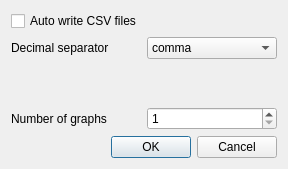
<?xml version="1.0" encoding="UTF-8"?>
<ui version="4.0">
 <class>Dialog</class>
 <widget class="QDialog" name="Dialog">
  <property name="geometry">
   <rect>
    <x>0</x>
    <y>0</y>
    <width>288</width>
    <height>169</height>
   </rect>
  </property>
  <property name="windowTitle">
   <string>Parameters</string>
  </property>
  <layout class="QVBoxLayout" name="verticalLayout">
   <item>
    <widget class="QCheckBox" name="autoWriteCSVcheckBox">
     <property name="text">
      <string>Auto write CSV files</string>
     </property>
    </widget>
   </item>
   <item>
    <layout class="QHBoxLayout" name="horizontalLayout">
     <item>
      <widget class="QLabel" name="decimalSepLabel">
       <property name="text">
        <string>Decimal separator</string>
       </property>
      </widget>
     </item>
     <item>
      <widget class="QComboBox" name="decimalSep">
       <item>
        <property name="text">
         <string>comma</string>
        </property>
       </item>
       <item>
        <property name="text">
         <string>dot</string>
        </property>
       </item>
      </widget>
     </item>
    </layout>
   </item>
   <item>
    <spacer name="verticalSpacer_2">
     <property name="orientation">
      <enum>Qt::Vertical</enum>
     </property>
     <property name="sizeHint" stdset="0">
      <size>
       <width>20</width>
       <height>146</height>
      </size>
     </property>
    </spacer>
   </item>
   <item>
    <layout class="QHBoxLayout" name="horizontalLayout_2">
     <item>
      <widget class="QLabel" name="plotsLabel">
       <property name="text">
        <string>Number of graphs</string>
       </property>
      </widget>
     </item>
     <item>
      <widget class="QSpinBox" name="plots">
       <property name="minimum">
        <number>1</number>
       </property>
       <property name="maximum">
        <number>15</number>
       </property>
      </widget>
     </item>
    </layout>
   </item>
   <item>
    <spacer name="verticalSpacer">
     <property name="orientation">
      <enum>Qt::Vertical</enum>
     </property>
     <property name="sizeType">
      <enum>QSizePolicy::Preferred</enum>
     </property>
     <property name="sizeHint" stdset="0">
      <size>
       <width>20</width>
       <height>20</height>
      </size>
     </property>
    </spacer>
   </item>
   <item>
    <widget class="QDialogButtonBox" name="legends">
     <property name="orientation">
      <enum>Qt::Horizontal</enum>
     </property>
     <property name="standardButtons">
      <set>QDialogButtonBox::Cancel|QDialogButtonBox::Ok</set>
     </property>
    </widget>
   </item>
  </layout>
 </widget>
 <resources/>
 <connections>
  <connection>
   <sender>legends</sender>
   <signal>accepted()</signal>
   <receiver>Dialog</receiver>
   <slot>accept()</slot>
   <hints>
    <hint type="sourcelabel">
     <x>248</x>
     <y>254</y>
    </hint>
    <hint type="destinationlabel">
     <x>157</x>
     <y>274</y>
    </hint>
   </hints>
  </connection>
  <connection>
   <sender>legends</sender>
   <signal>rejected()</signal>
   <receiver>Dialog</receiver>
   <slot>reject()</slot>
   <hints>
    <hint type="sourcelabel">
     <x>316</x>
     <y>260</y>
    </hint>
    <hint type="destinationlabel">
     <x>286</x>
     <y>274</y>
    </hint>
   </hints>
  </connection>
 </connections>
</ui>
